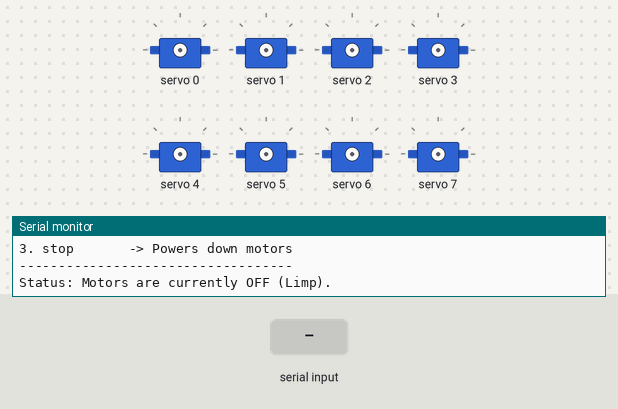
Bench run of a sketch on a simulated ESP32-C3. Parts: 8 × servo, the last lines printed to the serial monitor. The inputs (shaded band) are chosen by the test bench.

Above: at 1.2 s.
1.3 s: "all,1\n" received over Serial
2.8 s: "all,150\n" received over Serial
At 3.3 s:
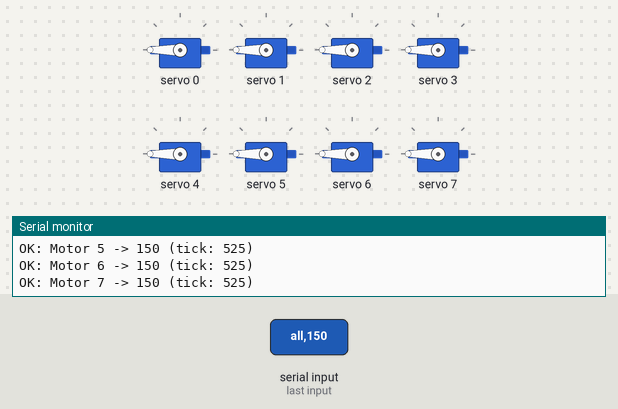
4.3 s: "1,90\n" received over Serial
At 5.0 s:
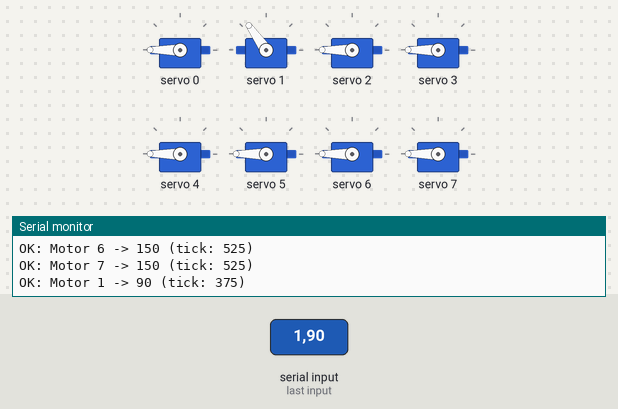
Timing chart, 0 to 7.3 s (numbered marks = the images above; inputs shaded):
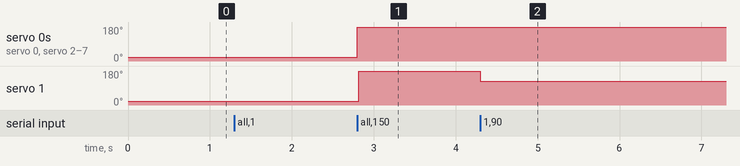

Measured:
- after the input at 2.8 s, servo 0–7: 19° → 180° at once
- after the input at 4.3 s, servo 1: 180° → 125° at once

The sketch:

sesame-motor-tester.ino
```cpp
#include <Arduino.h>
#include <Wire.h>

// ======================================================================
// --- PCA9685: External hardware PWM via I2C ---
// ======================================================================
#include <Adafruit_PWMServoDriver.h>

// I2C Pins for ESP32-C3 Super Mini
#define I2C_SDA 8
#define I2C_SCL 10

// PCA9685 driver (address 0x40)
Adafruit_PWMServoDriver pwm = Adafruit_PWMServoDriver(0x40, Wire);

// ======================================================================
// --- CONFIGURATION ---
// ======================================================================

// PCA9685 servo pulse ticks (12-bit: 0-4095, at 50Hz each tick = ~4.88us)
// For MG90S servo range 732-2929us: 732/4.88=150, 2929/4.88=600
#define SERVO_MIN_TICK  150
#define SERVO_MAX_TICK  600

// PCA9685 channel mapping (channels 0-7)
const int servoChannel[8] = {0, 1, 2, 3, 4, 5, 6, 7};
bool servoEnabled[8] = {false, false, false, false, false, false, false, false};

// ======================================================================
// --- SETUP ---
// ======================================================================

void setup() {
  Serial.begin(115200);
  while (!Serial && millis() < 3000);

  Serial.println("-----------------------------------");
  Serial.println("   Sesame Motor Tester Interface   ");
  Serial.println("   (ESP32-C3 + PCA9685)            ");
  Serial.println("-----------------------------------");
  Serial.println("Commands:");
  Serial.println("1. id,angle   -> e.g. '0,90'");
  Serial.println("2. all,angle  -> e.g. 'all,90'");
  Serial.println("3. stop       -> Powers down motors");
  Serial.println("-----------------------------------");

  // I2C init
  Wire.begin(I2C_SDA, I2C_SCL);

  // PCA9685 init
  pwm.begin();
  pwm.setPWMFreq(50);  // 50Hz for servos
  delay(10);

  // All channels off at start
  for (int i = 0; i < 8; i++) {
    pwm.setPWM(servoChannel[i], 0, 0);
  }

  Serial.println("Status: Motors are currently OFF (Limp).");
}

// ======================================================================
// --- MAIN LOOP ---
// ======================================================================

void loop() {
  if (Serial.available() > 0) {
    String input = Serial.readStringUntil('\n');
    input.trim();

    if (input.length() == 0) return;

    if (input.equalsIgnoreCase("stop")) {
      stopMotors();
      return;
    }

    int commaIndex = input.indexOf(',');

    if (commaIndex != -1) {
      String cmd = input.substring(0, commaIndex);
      String valStr = input.substring(commaIndex + 1);
      int angle = valStr.toInt();

      if (angle < 0) angle = 0;
      if (angle > 180) angle = 180;

      if (cmd.equalsIgnoreCase("all")) {
        moveAll(angle);
      } else {
        int motorId = cmd.toInt();
        if (motorId == 0 && cmd.charAt(0) != '0') {
           Serial.println("Error: Invalid Motor ID");
        } else {
           moveMotor(motorId, angle);
        }
      }
    } else {
      Serial.println("Error: Invalid format. Use 'id,angle', 'all,angle', or 'stop'.");
    }
  }
}

// ======================================================================
// --- HELPER FUNCTIONS ---
// ======================================================================

void moveMotor(int id, int angle) {
  if (id < 0 || id > 7) {
    Serial.println("Error: Motor ID must be 0-7");
    return;
  }

  uint16_t tick = map(angle, 0, 180, SERVO_MIN_TICK, SERVO_MAX_TICK);
  pwm.setPWM(servoChannel[id], 0, tick);
  servoEnabled[id] = true;

  Serial.print("OK: Motor ");
  Serial.print(id);
  Serial.print(" -> ");
  Serial.print(angle);
  Serial.print(" (tick: ");
  Serial.print(tick);
  Serial.println(")");
}

void moveAll(int angle) {
  Serial.print("Moving ALL to ");
  Serial.println(angle);
  for (int i = 0; i < 8; i++) {
    moveMotor(i, angle);
  }
}

void stopMotors() {
  Serial.println("Stopping all motors...");
  for (int i = 0; i < 8; i++) {
    pwm.setPWM(servoChannel[i], 0, 0);
    servoEnabled[i] = false;
  }
  Serial.println("Motors are now OFF.");
}
```
